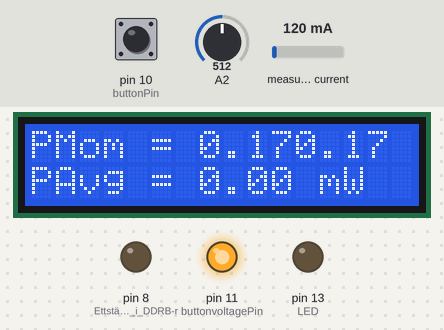
Bench run of a sketch on a simulated Arduino Uno, built with avr-gcc and run on an emulated ATmega328P. Shown: 16×2 character LCD, output pins drawn as LEDs (lit = HIGH). The test bench sets the inputs (shaded band); at power-on: measured current 120 mA, pin 10 (buttonPin) HIGH, A2 = 512.

Above: at 1.2 s.
1.3 s: measured current set to 1500 mA
At 3.8 s:
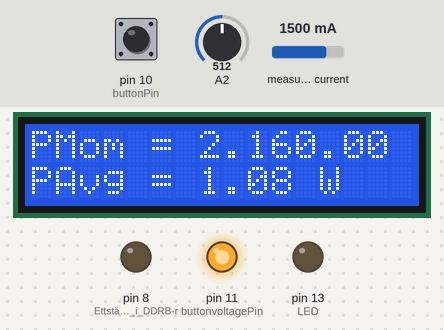
4.1 s: pin 10 (buttonPin) pulled LOW for 0.4 s
At 4.7 s:
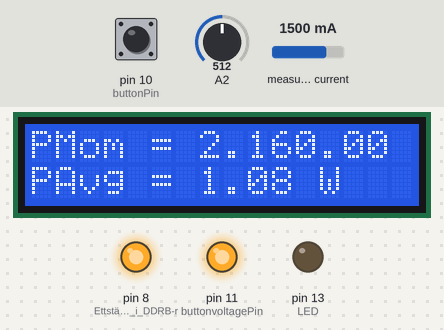
7.5 s: A2 set to 482
At 8.7 s:
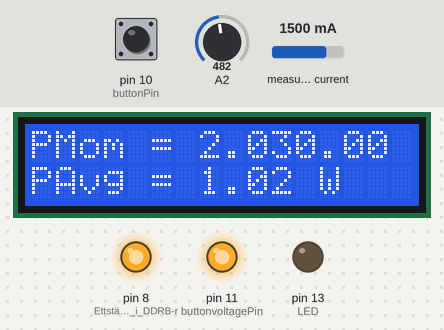
9.8 s: A2 set to 466
At 10.9 s:
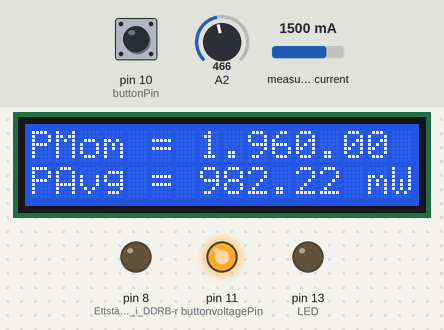
11.9 s: measured current set to 40 mA
At 12.69 s:
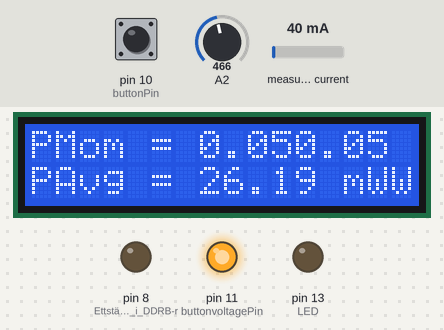
14.4 s: measured current set to 1960 mA
At 16.8 s:
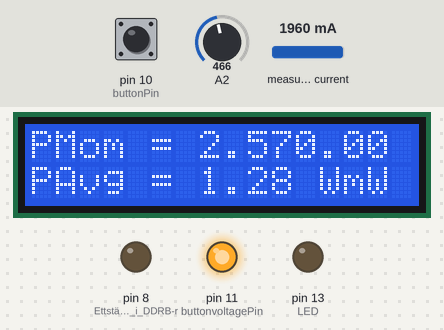
Timing chart, 0 to 18.3 s (numbered marks = the images above; inputs shaded):
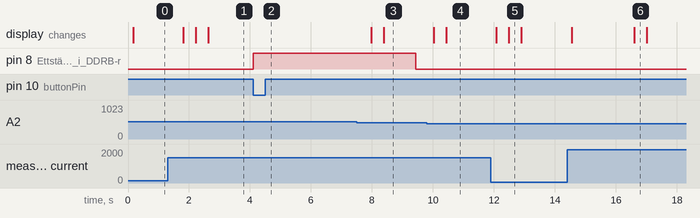

Measured:
- the behaviour switches between 475 and 474 on A2 (found by bisection; images 3 and 4)
- after the input at 1.3 s, the display: first changes after 0.52 s (image 1 shows a later state)
- after the input at 4.1 s, pin 8 (Ettställer_pin_8_i_DDRB-r): LOW → HIGH at once
- after the input at 7.5 s, the display: first changes after 0.48 s (image 3 shows a later state)
- after the input at 9.8 s, the display: first changes after 0.23 s (image 4 shows a later state)
- after the input at 11.9 s, the display: first changes after 0.18 s (image 5 shows a later state)
- after the input at 14.4 s, the display: first changes after 0.15 s (image 6 shows a later state)

The sketch:

ARDU_VS_P02.ino
```cpp
// include the library code:
#include "functions.h"

void setup() {

	Serial.begin(9600); //Initierar seriell kommunikation i 9600kbps.

	noInterrupts(); // Stänger av interrupts globalt.

	// Timer 2 används till measure_power_avg - funktionen.
	TCCR2A = 0;
	TCCR2B = 0;
	TCCR2B = (1 << CS22); //Prescaler på YNKLIGA 64.
	//TIMSK2 = (1 << TOIE2);

	//Timer 1 används till LCD_sleep-funktionen.
	TCCR1A = 0;
	TCCR1B = 0;
	TCCR1B |= (1 << CS12); //Prescaler på 256
	//TIMSK1 = (1 << TOIE1);

	//Tryckknappens interruptregister.
	PCICR = (1 << PCIE0);
	PCMSK0 |= (1 << PCINT2);

	interrupts(); // Slår återigen på interrupts.

	pinMode(A2, INPUT);
	pinMode(8, OUTPUT); //Ettställer pin 8 i DDRB-registret, som strömförser backlighten på LCDn.
	pinMode(buttonPin, INPUT_PULLUP);
	pinMode(buttonvoltagePin, OUTPUT);
	digitalWrite(buttonvoltagePin, HIGH);
	pinMode(13, OUTPUT);

	LCD_BACKL_OFF; //Sätter pin åttas output till låg, vilket innebär att skärmen är av vid start.
	lcd.begin(16, 2); //Specifierar vilken typ av LCD vi använder, dvs 16 kolumner, 2 rader.
}

ISR(PCINT0_vect) {//Knappens interruptrutin.

	PCMSK0 &= ~(1 << PCINT2); //Stänger av interrupts på knappen.
	delay(30); //Väntar ett slag.

	TIMSK1 = (1 << TOIE1); //Initierar timer 1 (LCD_SLEEP).

	if (!timer2_init) {//Körs en gång för att initierar timer 2.
		TIMSK2 = (1 << TOIE2);//Initierar timer 2.
		timer2_init = !timer2_init;
	}

	LCD_BACKL_ON;
	PCMSK0 |= (1 << PCINT2);
}

ISR(TIMER1_OVF_vect) { //LCD-timer med avbrott efter 10s.

	if (++timer1_counter >= TIMER1_MAXV) {

		LCD_BACKL_OFF;
		timer1_counter = 0; //Nollställer timer-räknaren.
		TIMSK1 &= ~(1 << TOIE1); //Stänger av timern igen.
	}
}

/*ISR(TIMER1_COMPA_vect) {

	LED_ON;

}*/

ISR(TIMER2_OVF_vect) { //Timer för att mäta genomsnittlig kraftuveckling, med avbrott varannan sekund.

	if (++timer2_counter >= TIMER2_MAXV){
		measure_power_avg();
		timer2_counter = 0;
	}
}


float get_voltage() { //Levererar spänningsvärde i V.

	adcVoltage = (analogRead(A2) * 5);
	return ((adcVoltage / 1023) * 5) * 1.15;
}

long get_current() { //Levererar strömvärde i mA.

	sensValue = currentSensor.mA_DC();
	if (sensValue < 0.9) { //Filtrerar skräpvärden.
		sensValue = 0;
	}

	for (int i = 0; i < 5; i++) {
		*values[i] = (sensValue / 10);
		delay(20);
	}
	return ((v1 + v2 + v3 + v4 + v5) / 5);
	//^Plussar ihop 5 mätvärden och dividerar med 5 för att få medelvärde.
}

void print_voltage_amps() {

	float voltage = get_voltage();
	long currentAvg = get_current();

	lcd.print("                ");//Rensar raden inför uppdatering.
	lcd.setCursor(0, 0);
	lcd.print("Volt: ");
	lcd.print(voltage);
	lcd.print(" V");

	lcd.print("                ");//Rensar raden inför uppdatering.
	lcd.setCursor(0, 1); //Sätter pekaren till rad 2 på LCD-skärmen.
	lcd.print("Amp = ");

	if (CURRENT_MAMPS) { //Ifall mätvärdet är i mA-range printar vi med mA-suffix.
		lcd.print(currentAvg);
		lcd.print(" mA");
	}
	else if (CURRENT_AMPS) { //Ifall mätvärdet överstiger eller = 1000mA använder vi Ampere-suffix.
		lcd.print(currentAvg / 1000);
		lcd.print(" A");
	}

	return;
}

void print_power() {

	float voltage = get_voltage();
	long currentAvg = get_current();

	powerMoment = voltage * (currentAvg / static_cast<float>(1000));

	lcd.print("                ");//Rensar raden inför uppdatering.
	lcd.setCursor(0, 0);
	lcd.print("PMom = ");
	lcd.print(powerMoment);

	if (POWERMOMENT_WATTS) { //Ifall mätvärdet överstiger 999 mW använder vi W-enheten.
		lcd.print(powerMoment/1000);
		lcd.print(" W");
	}
	else if (POWERMOMENT_MWATTS) { //Ifall mätvärdet är på under 1W använder vi mW-enheten.
		lcd.print(powerMoment);
		lcd.print(" mW");
	}

	lcd.print("                ");//Rensar raden inför uppdatering.
	lcd.setCursor(0, 1); //Sätter pekaren till rad 2 på LCD-skärmen.
	lcd.print("PAvg = ");
		if (POWERTOT_WATTS) { //Ifall mätvärdet överstiger 999 mW använder vi W-enheten.
		lcd.print(powerTot);
		lcd.print(" W");
	}
	else if (POWERTOT_MWATTS) { //Ifall mätvärdet är på under 1W använder vi mW-enheten.
		lcd.print(powerTot * 1000);
		lcd.print(" mW");
	}

	return;
}

void measure_power_avg() {

	float voltage = get_voltage();
	long currentAvg = get_current();

	powerAvg = voltage * (currentAvg /static_cast<float>(1000));

	if (runonce = false) {
		prevpowerAvg = powerAvg;
		runonce = !runonce;
	}

	powerTot = ((prevpowerAvg + powerAvg) / 2);

	return;
}

void lcd_sleep() {

	lcd.setCursor(0, 0);
	lcd.print("                ");
	lcd.setCursor(0, 1);
	lcd.print("                ");
	LCD_BACKL_OFF;

	return;
}

void loop() {

	//print_voltage_amps();
	print_power();
	delay(300);
}
```

functions.h
```cpp
// functions.h
#ifndef _FUNCTIONS_h
#define _FUNCTIONS_h

#if defined(ARDUINO) && ARDUINO >= 100
	#include "arduino.h"
#else
	#include "WProgram.h"
#endif

#include <ACS712.h> //Bibliotek innehållande kod för omvandling av data från ACS712
#include <LiquidCrystal.h> //Standardbibliotek för arduino inneållande drivrutiner för LCD-skärm.

float adcVoltage;
float sensValue;

float powerMoment;
float powerAvg;
float prevpowerAvg;
float powerTot;
bool runonce = false;

uint16_t timer2_counter = 0;
uint16_t timer1_counter = 0;
volatile bool timer2_init = false;
volatile uint32_t iterator = 0;

int v1, v2, v3, v4, v5;
int* values[5] = { &v1,&v2,&v3,&v4,&v5 };

const uint8_t buttonPin = 10;
const uint8_t buttonvoltagePin = 11;
volatile uint8_t buttonState;

const uint8_t rs = 12, en = 9, d4 = 5, d5 = 4, d6 = 3, d7 = 2; //Sätter div. portar på LCDn.
ACS712 currentSensor(A0); //Initierar mätning på ACS712-sensor på pin A0 via konstruktor.
LiquidCrystal lcd(rs, en, d4, d5, d6, d7); //Initierar LCDn via konstruktor.

#define LED PORTB5
#define LED_ON PORTB |= (1<<LED)
#define LED_OFF PORTB &= ~(1<<LED)


#define BUTTON_PRESSED digitalRead(buttonPin) == HIGH
#define BUTTON_NPRESSED digitalRead(buttonPin) == LOW
#define LCD_BACKL_ON digitalWrite(8,HIGH)
#define LCD_BACKL_OFF digitalWrite(8,LOW)
#define CURRENT_AMPS currentAvg >=1000
#define CURRENT_MAMPS currentAvg <1000

#define POWERMOMENT_WATTS powerMoment >=1
#define POWERMOMENT_MWATTS powerMoment <1
#define POWERTOT_WATTS powerTot >=1
#define POWERTOT_MWATTS powerTot <1

#define TIMER2_ELAPSED_MS 2000 // Timer 2 löper ut efter 2 sekunder.
#define TIMER2_MAXV (uint16_t)(TIMER2_ELAPSED_MS / 1 + 0.5) // Här definierar vi maxvärdet för Timer2.
#define TIMER1_ELAPSED_MS 10000 // Timer 1 löper ut efter 10s.
#define TIMER1_MAXV (uint16_t)(TIMER1_ELAPSED_MS / 1048 + 0.5) // Här definierar vi maxvärdet för Timer1.


void setup();
float get_voltage();
long get_current();
void print_voltage_amps();
void print_power();
void measure_power_avg();
void lcd_sleep();
void loop();


#endif
```
